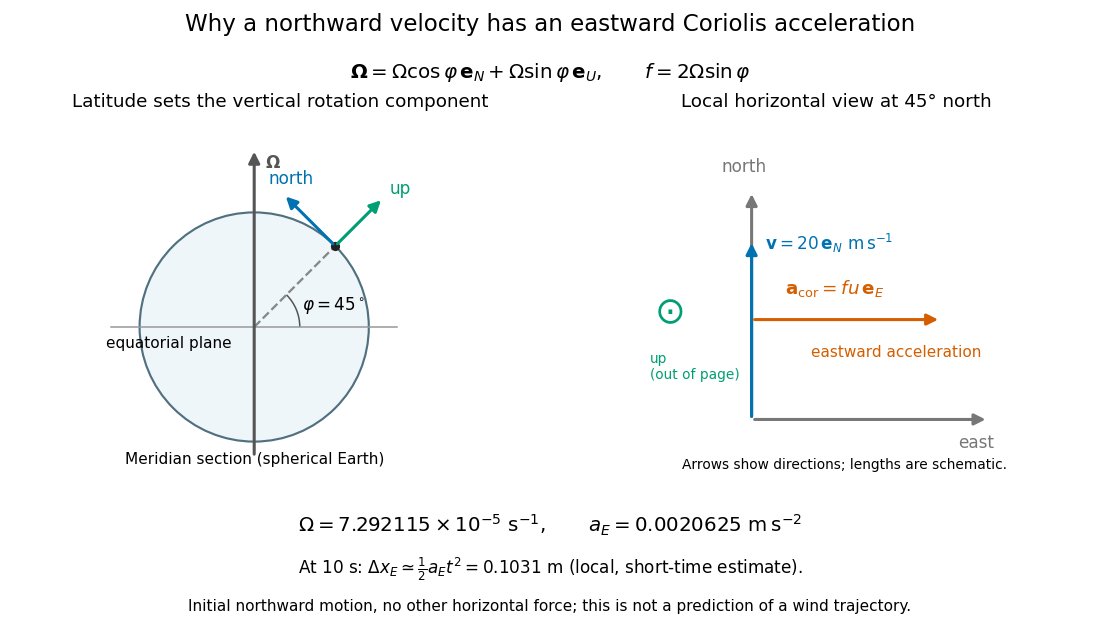

The Python source for this figure:
"""Show local Earth rotation geometry and a northward-velocity example.

Run from the desired output directory. Tested with Python 3.14,
Matplotlib 3.10.7 and NumPy 2.3.5; dependencies are in pyproject.toml.
"""

from pathlib import Path

import matplotlib.pyplot as plt
from matplotlib.patches import Arc, Circle
import numpy as np


def arrow(ax, start, end, color, label=None, text=None):
    ax.annotate("", xy=end, xytext=start,
                arrowprops={"arrowstyle": "-|>", "color": color, "lw": 2, "mutation_scale": 15})
    if label:
        ax.text(*text, label, fontsize=11, color=color)


def main():
    omega, speed, phi = 7.292115e-5, 20.0, np.pi / 4
    acceleration = 2 * omega * speed * np.sin(phi)
    fig, (left, right) = plt.subplots(1, 2, figsize=(10, 5.7), facecolor="white")
    fig.subplots_adjust(left=0.035, right=0.98, top=0.79, bottom=0.25, wspace=0.15)
    for ax in (left, right):
        ax.set_aspect("equal")
        ax.set_facecolor("white")
        ax.axis("off")
    left.set_xlim(-1.25, 1.65)
    left.set_ylim(-1.1, 1.5)
    left.add_patch(Circle((0, 0), 0.88, facecolor="#eef6fa", edgecolor="#507080", lw=1.4))
    left.plot([-1.1, 1.1], [0, 0], color="#999999", lw=1)
    left.text(-1.14, -0.16, "equatorial plane", fontsize=10)
    arrow(left, (0, -1.0), (0, 1.37), "#555555", r"$\boldsymbol{\Omega}$", (0.08, 1.22))
    p = 0.88 * np.array([np.cos(phi), np.sin(phi)])
    left.plot([0, p[0]], [0, p[1]], color="#888888", ls="--")
    left.add_patch(Arc((0, 0), 0.70, 0.70, theta1=0, theta2=45, color="#555555"))
    left.text(0.37, 0.13, r"$\varphi=45^\circ$", fontsize=11)
    left.plot(*p, "o", color="#222222", ms=5)
    arrow(left, p, p + 0.52 * np.array([np.cos(phi), np.sin(phi)]),
          "#009e73", "up", (1.04, 1.02))
    arrow(left, p, p + 0.56 * np.array([-np.sin(phi), np.cos(phi)]),
          "#0072b2", "north", (0.11, 1.10))
    left.text(0, -1.05, "Meridian section (spherical Earth)", ha="center", fontsize=10)
    left.set_title("Latitude sets the vertical rotation component", fontsize=12, pad=16)

    right.set_xlim(-0.65, 1.65)
    right.set_ylim(-0.3, 1.7)
    arrow(right, (0, 0), (1.4, 0), "#777777", "east", (1.22, -0.17))
    arrow(right, (0, 0), (0, 1.35), "#777777", "north", (-0.18, 1.46))
    arrow(right, (0, 0), (0, 1.06), "#0072b2")
    right.text(0.08, 1.0, r"$\mathbf{v}=20\,\mathbf{e}_N\ {\rm m\,s^{-1}}$", fontsize=11, color="#0072b2")
    arrow(right, (0, 0.59), (1.12, 0.59), "#d55e00")
    right.text(0.20, 0.74, r"$\mathbf{a}_{\rm cor}=f u\,\mathbf{e}_E$", fontsize=12, color="#d55e00")
    right.text(0.35, 0.37, "eastward acceleration", fontsize=10, color="#d55e00")
    right.text(-0.49, 0.57, r"$\odot$", fontsize=24, color="#009e73", ha="center")
    right.text(-0.60, 0.24, "up\n(out of page)", fontsize=9, color="#009e73")
    right.text(0.55, -0.29, "Arrows show directions; lengths are schematic.", ha="center", fontsize=9)
    right.set_title("Local horizontal view at 45° north", fontsize=12, pad=16)
    fig.suptitle("Why a northward velocity has an eastward Coriolis acceleration", fontsize=15, y=0.98)
    fig.text(0.5, 0.875, r"$\boldsymbol{\Omega}=\Omega\cos\varphi\,\mathbf{e}_N+\Omega\sin\varphi\,\mathbf{e}_U,\qquad f=2\Omega\sin\varphi$",
             fontsize=13, ha="center")
    fig.text(0.5, 0.15, rf"$\Omega=7.292115\times10^{{-5}}\ {{\rm s^{{-1}}}},\qquad a_E={acceleration:.7f}\ {{\rm m\,s^{{-2}}}}$",
             fontsize=13, ha="center")
    fig.text(0.5, 0.085, r"At 10 s: $\Delta x_E\simeq\frac{1}{2} a_E t^2=0.1031$ m (local, short-time estimate).",
             fontsize=11, ha="center")
    fig.text(0.5, 0.025, "Initial northward motion, no other horizontal force; this is not a prediction of a wind trajectory.",
             fontsize=10, ha="center")
    fig.savefig(Path.cwd() / (Path(__file__).stem + ".png"), dpi=110, facecolor="white")
    plt.close(fig)


if __name__ == "__main__":
    main()
